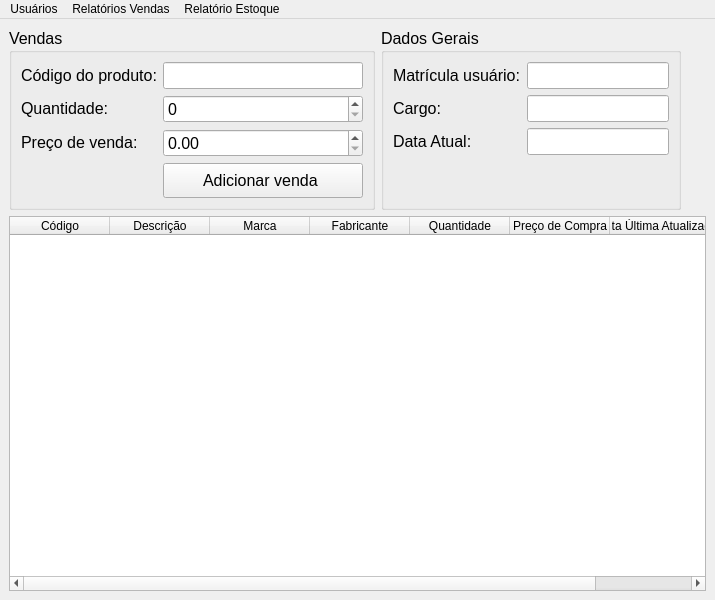
<?xml version="1.0" encoding="UTF-8"?>
<ui version="4.0">
 <class>tela_principal</class>
 <widget class="QMainWindow" name="tela_principal">
  <property name="geometry">
   <rect>
    <x>0</x>
    <y>0</y>
    <width>715</width>
    <height>600</height>
   </rect>
  </property>
  <property name="windowTitle">
   <string>MainWindow</string>
  </property>
  <widget class="QWidget" name="centralwidget">
   <layout class="QGridLayout" name="gridLayout">
    <item row="0" column="0">
     <widget class="QGroupBox" name="group_box_vendas">
      <property name="sizePolicy">
       <sizepolicy hsizetype="Fixed" vsizetype="Fixed">
        <horstretch>0</horstretch>
        <verstretch>0</verstretch>
       </sizepolicy>
      </property>
      <property name="maximumSize">
       <size>
        <width>400</width>
        <height>200</height>
       </size>
      </property>
      <property name="font">
       <font>
        <pointsize>12</pointsize>
       </font>
      </property>
      <property name="title">
       <string>Vendas</string>
      </property>
      <layout class="QGridLayout" name="gridLayout_2">
       <item row="4" column="1">
        <widget class="QPushButton" name="botao_adicionar_venda">
         <property name="sizePolicy">
          <sizepolicy hsizetype="Fixed" vsizetype="Fixed">
           <horstretch>60</horstretch>
           <verstretch>0</verstretch>
          </sizepolicy>
         </property>
         <property name="minimumSize">
          <size>
           <width>200</width>
           <height>35</height>
          </size>
         </property>
         <property name="font">
          <font>
           <pointsize>12</pointsize>
          </font>
         </property>
         <property name="text">
          <string>    Adicionar venda     </string>
         </property>
        </widget>
       </item>
       <item row="0" column="0">
        <widget class="QLabel" name="label_codigo_produto">
         <property name="sizePolicy">
          <sizepolicy hsizetype="Fixed" vsizetype="Maximum">
           <horstretch>0</horstretch>
           <verstretch>0</verstretch>
          </sizepolicy>
         </property>
         <property name="maximumSize">
          <size>
           <width>300</width>
           <height>16777215</height>
          </size>
         </property>
         <property name="font">
          <font>
           <pointsize>12</pointsize>
          </font>
         </property>
         <property name="text">
          <string notr="true">Código do produto:</string>
         </property>
        </widget>
       </item>
       <item row="1" column="1">
        <widget class="QSpinBox" name="spin_box_quantidade">
         <property name="sizePolicy">
          <sizepolicy hsizetype="Fixed" vsizetype="Maximum">
           <horstretch>0</horstretch>
           <verstretch>0</verstretch>
          </sizepolicy>
         </property>
         <property name="maximumSize">
          <size>
           <width>200</width>
           <height>16777215</height>
          </size>
         </property>
         <property name="font">
          <font>
           <pointsize>12</pointsize>
          </font>
         </property>
        </widget>
       </item>
       <item row="2" column="0">
        <widget class="QLabel" name="label_preco_venda">
         <property name="sizePolicy">
          <sizepolicy hsizetype="Fixed" vsizetype="Maximum">
           <horstretch>0</horstretch>
           <verstretch>0</verstretch>
          </sizepolicy>
         </property>
         <property name="maximumSize">
          <size>
           <width>300</width>
           <height>16777215</height>
          </size>
         </property>
         <property name="font">
          <font>
           <pointsize>12</pointsize>
          </font>
         </property>
         <property name="text">
          <string>Preço de venda:</string>
         </property>
        </widget>
       </item>
       <item row="2" column="1">
        <widget class="QDoubleSpinBox" name="double_spin_box_preco_venda">
         <property name="sizePolicy">
          <sizepolicy hsizetype="Fixed" vsizetype="Maximum">
           <horstretch>0</horstretch>
           <verstretch>0</verstretch>
          </sizepolicy>
         </property>
         <property name="maximumSize">
          <size>
           <width>200</width>
           <height>16777215</height>
          </size>
         </property>
         <property name="font">
          <font>
           <pointsize>12</pointsize>
          </font>
         </property>
        </widget>
       </item>
       <item row="1" column="0">
        <widget class="QLabel" name="label_quantidade">
         <property name="sizePolicy">
          <sizepolicy hsizetype="Fixed" vsizetype="Maximum">
           <horstretch>0</horstretch>
           <verstretch>0</verstretch>
          </sizepolicy>
         </property>
         <property name="maximumSize">
          <size>
           <width>300</width>
           <height>16777215</height>
          </size>
         </property>
         <property name="font">
          <font>
           <pointsize>12</pointsize>
          </font>
         </property>
         <property name="text">
          <string notr="true">Quantidade:</string>
         </property>
        </widget>
       </item>
       <item row="0" column="1">
        <widget class="QLineEdit" name="texto_codigo_produto">
         <property name="sizePolicy">
          <sizepolicy hsizetype="Expanding" vsizetype="Maximum">
           <horstretch>0</horstretch>
           <verstretch>0</verstretch>
          </sizepolicy>
         </property>
         <property name="maximumSize">
          <size>
           <width>200</width>
           <height>16777215</height>
          </size>
         </property>
         <property name="font">
          <font>
           <pointsize>12</pointsize>
          </font>
         </property>
        </widget>
       </item>
      </layout>
     </widget>
    </item>
    <item row="0" column="2">
     <spacer name="horizontal_spacer">
      <property name="orientation">
       <enum>Qt::Horizontal</enum>
      </property>
      <property name="sizeHint" stdset="0">
       <size>
        <width>40</width>
        <height>20</height>
       </size>
      </property>
     </spacer>
    </item>
    <item row="0" column="1">
     <widget class="QGroupBox" name="group_box_dados">
      <property name="sizePolicy">
       <sizepolicy hsizetype="Fixed" vsizetype="Fixed">
        <horstretch>0</horstretch>
        <verstretch>0</verstretch>
       </sizepolicy>
      </property>
      <property name="maximumSize">
       <size>
        <width>400</width>
        <height>200</height>
       </size>
      </property>
      <property name="font">
       <font>
        <pointsize>12</pointsize>
       </font>
      </property>
      <property name="title">
       <string>Dados Gerais</string>
      </property>
      <layout class="QGridLayout" name="gridLayout_3">
       <item row="0" column="1">
        <widget class="QLabel" name="label_matricula">
         <property name="sizePolicy">
          <sizepolicy hsizetype="Fixed" vsizetype="Maximum">
           <horstretch>0</horstretch>
           <verstretch>0</verstretch>
          </sizepolicy>
         </property>
         <property name="maximumSize">
          <size>
           <width>300</width>
           <height>16777215</height>
          </size>
         </property>
         <property name="font">
          <font>
           <pointsize>12</pointsize>
          </font>
         </property>
         <property name="text">
          <string notr="true">Matrícula usuário:</string>
         </property>
        </widget>
       </item>
       <item row="0" column="2">
        <widget class="QLineEdit" name="texto_matricula">
         <property name="sizePolicy">
          <sizepolicy hsizetype="Expanding" vsizetype="Maximum">
           <horstretch>0</horstretch>
           <verstretch>0</verstretch>
          </sizepolicy>
         </property>
         <property name="maximumSize">
          <size>
           <width>200</width>
           <height>16777215</height>
          </size>
         </property>
         <property name="font">
          <font>
           <pointsize>12</pointsize>
          </font>
         </property>
         <property name="inputMethodHints">
          <set>Qt::ImhPreferUppercase</set>
         </property>
         <property name="inputMask">
          <string notr="true"/>
         </property>
         <property name="text">
          <string notr="true"/>
         </property>
         <property name="readOnly">
          <bool>true</bool>
         </property>
        </widget>
       </item>
       <item row="2" column="1">
        <widget class="QLabel" name="label_data">
         <property name="font">
          <font>
           <pointsize>12</pointsize>
          </font>
         </property>
         <property name="text">
          <string>Data Atual:</string>
         </property>
        </widget>
       </item>
       <item row="2" column="2">
        <widget class="QLineEdit" name="texto_data">
         <property name="sizePolicy">
          <sizepolicy hsizetype="Expanding" vsizetype="Maximum">
           <horstretch>0</horstretch>
           <verstretch>0</verstretch>
          </sizepolicy>
         </property>
         <property name="maximumSize">
          <size>
           <width>200</width>
           <height>16777215</height>
          </size>
         </property>
         <property name="font">
          <font>
           <pointsize>12</pointsize>
          </font>
         </property>
         <property name="inputMask">
          <string notr="true"/>
         </property>
         <property name="text">
          <string notr="true"/>
         </property>
         <property name="readOnly">
          <bool>true</bool>
         </property>
        </widget>
       </item>
       <item row="3" column="2">
        <spacer name="vertical_spacer">
         <property name="orientation">
          <enum>Qt::Vertical</enum>
         </property>
         <property name="sizeHint" stdset="0">
          <size>
           <width>20</width>
           <height>40</height>
          </size>
         </property>
        </spacer>
       </item>
       <item row="1" column="1">
        <widget class="QLabel" name="label_cargo">
         <property name="text">
          <string>Cargo:</string>
         </property>
        </widget>
       </item>
       <item row="1" column="2">
        <widget class="QLineEdit" name="texto_cargo">
         <property name="inputMask">
          <string notr="true"/>
         </property>
         <property name="text">
          <string notr="true"/>
         </property>
         <property name="placeholderText">
          <string notr="true"/>
         </property>
        </widget>
       </item>
      </layout>
     </widget>
    </item>
    <item row="1" column="0" colspan="3">
     <widget class="QTableWidget" name="tableWidget">
      <column>
       <property name="text">
        <string>Código</string>
       </property>
      </column>
      <column>
       <property name="text">
        <string>Descrição</string>
       </property>
      </column>
      <column>
       <property name="text">
        <string>Marca</string>
       </property>
      </column>
      <column>
       <property name="text">
        <string>Fabricante</string>
       </property>
      </column>
      <column>
       <property name="text">
        <string>Quantidade</string>
       </property>
      </column>
      <column>
       <property name="text">
        <string>Preço de Compra</string>
       </property>
      </column>
      <column>
       <property name="text">
        <string>Data Última Atualização</string>
       </property>
      </column>
     </widget>
    </item>
   </layout>
  </widget>
  <widget class="QMenuBar" name="menubar">
   <property name="geometry">
    <rect>
     <x>0</x>
     <y>0</y>
     <width>715</width>
     <height>21</height>
    </rect>
   </property>
   <widget class="QMenu" name="menu_usuarios">
    <property name="title">
     <string>Usuários</string>
    </property>
    <addaction name="action_cadastrar"/>
    <addaction name="action_alterar"/>
   </widget>
   <widget class="QMenu" name="menu_relatorios_vendas">
    <property name="title">
     <string>Relatórios Vendas</string>
    </property>
    <addaction name="action_relatorio_total"/>
    <addaction name="action_relatorio_dia"/>
   </widget>
   <widget class="QMenu" name="menu_relatorio_estoque">
    <property name="title">
     <string>Relatório Estoque</string>
    </property>
    <addaction name="action_relatorio_completo"/>
    <addaction name="action_relatorio_customizado"/>
    <addaction name="action_relatorio_quantidade"/>
   </widget>
   <addaction name="menu_usuarios"/>
   <addaction name="menu_relatorios_vendas"/>
   <addaction name="menu_relatorio_estoque"/>
  </widget>
  <action name="action_cadastrar">
   <property name="text">
    <string>Cadastrar</string>
   </property>
   <property name="shortcut">
    <string>F1</string>
   </property>
  </action>
  <action name="action_alterar">
   <property name="text">
    <string>Alterar</string>
   </property>
   <property name="shortcut">
    <string>F2</string>
   </property>
  </action>
  <action name="action_relatorio_total">
   <property name="text">
    <string>Relatório Total</string>
   </property>
  </action>
  <action name="action_relatorio_dia">
   <property name="text">
    <string>Relatório Dia</string>
   </property>
  </action>
  <action name="action_relatorio_completo">
   <property name="text">
    <string>Relaório Completo</string>
   </property>
  </action>
  <action name="action_relatorio_customizado">
   <property name="text">
    <string>Relatório por Produto</string>
   </property>
  </action>
  <action name="action_relatorio_quantidade">
   <property name="text">
    <string>Relatório por Quantidade</string>
   </property>
  </action>
 </widget>
 <resources/>
 <connections/>
</ui>
